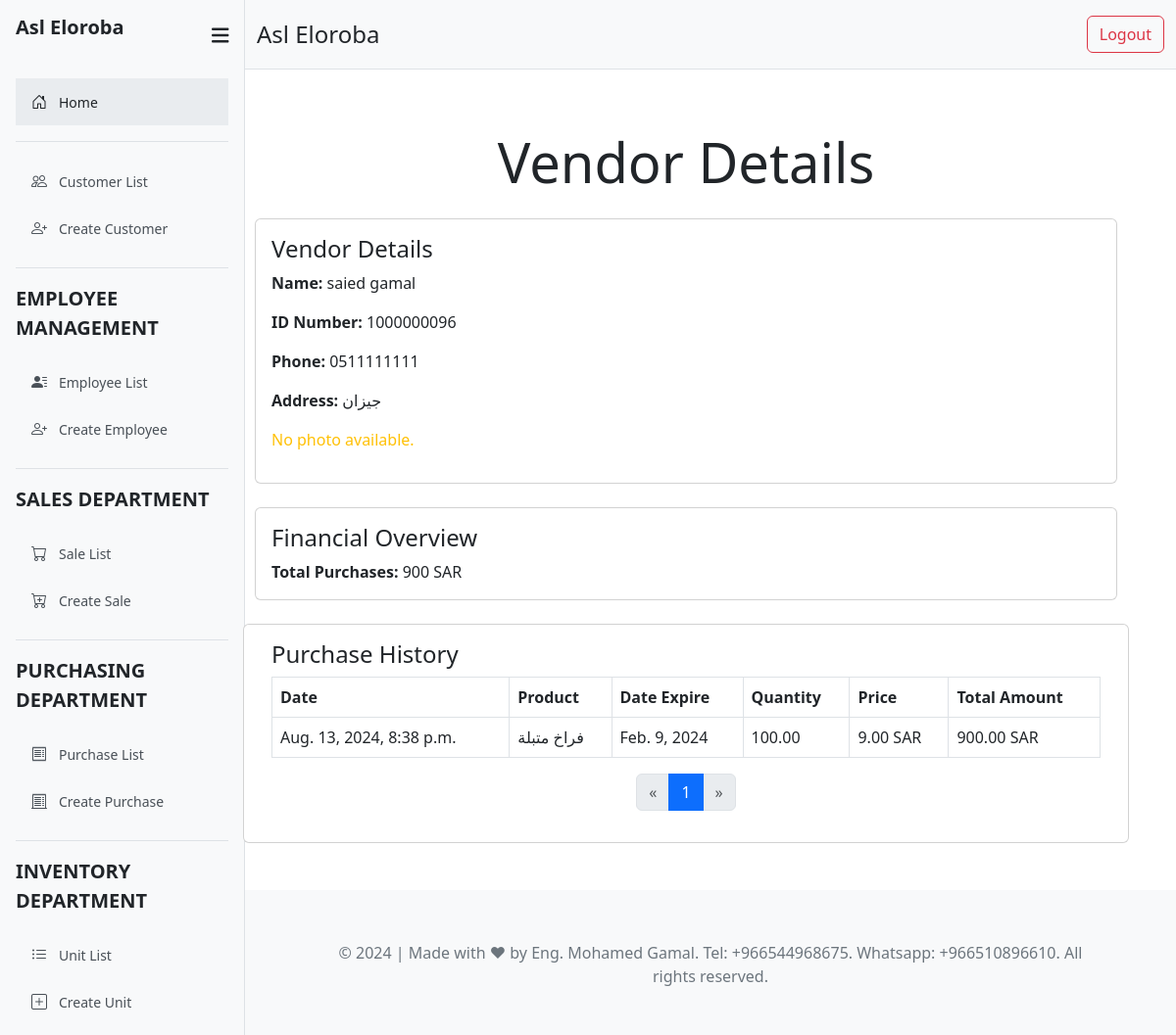
Screenshot of /vendor/2/ (signed in) with the database file from the repository.
### sales/models.py (models this page shows, shortened)
class Vendor(models.Model):
    full_name   = models.CharField(max_length=100)
    address     = models.TextField()
    id_number   = models.CharField(max_length=10)
    photo       = models.ImageField(upload_to="Vendor/", blank=True, null=True)
    phone       = models.CharField(max_length=15)
    status      = models.BooleanField(default=False)
    total_vendors = models.PositiveIntegerField(default=0, editable=False)
    class Meta:
        verbose_name = '01 Vendor'
        verbose_name_plural = '01 Vendors'

class Purchase(models.Model):
    product = models.ForeignKey(Product, on_delete=models.CASCADE)
    vendor = models.ForeignKey(Vendor, on_delete=models.CASCADE)
    qty = models.DecimalField(max_digits=10, decimal_places=2)
    price = models.DecimalField(max_digits=10, decimal_places=2)
    total_amt = models.DecimalField(max_digits=10, decimal_places=2, editable=False)
    pur_date = models.DateTimeField(auto_now_add=True)
    expire_date = models.DateField()
    class Meta:
        verbose_name = '03 purchase'
        verbose_name_plural = '03 purchases'

class Product(models.Model):
    title = models.CharField(max_length=50)
    detail = models.TextField()
    unit = models.ForeignKey(Unit, on_delete=models.CASCADE)
    photo = models.ImageField(upload_to="product/", blank=True, null=True)
    total_products = models.PositiveIntegerField(default=0, editable=False)    # Track current stock
    class Meta:
        verbose_name = '05 Product'
        verbose_name_plural = '05 Products'

### sales/views.py (the view)
# urls.py: path('vendor/<int:vendor_id>/', views.vendor_details, name='vendor_details'),
@login_required
def vendor_details(request, vendor_id):
    vendor = get_object_or_404(Vendor, id=vendor_id)
    total_purchases = Decimal(vendor.purchase_set.aggregate(Sum('total_amt'))['total_amt__sum'] or 0)
    purchases_list = vendor.purchase_set.all()
    paginator = Paginator(purchases_list, 10)  # Show 10 purchases per page
    page_number = request.GET.get('page')
    page_obj = paginator.get_page(page_number)
    context = {
        'vendor': vendor,
        'total_purchases': total_purchases,
        'page_obj': page_obj,
    }
    return render(request, 'sales/vendor_details.html', context)

### templates/sales/vendor_details.html (shortened to what this page needs)
{% extends 'parts/base.html' %}
{% block content %}
<div class="container mt-5">
  <div class="row">
    <div class="col-md-12">
      <h2 class="display-4 text-center mb-4">Vendor Details</h2>
      <div class="card mb-4">
        <div class="card-body">
          <h4 class="card-title">Vendor Details</h4>
          <p class="card-text"><strong>Name:</strong> {{ vendor.full_name }}</p>
          <p class="card-text"><strong>ID Number:</strong> {{ vendor.id_number }}</p>
          <p class="card-text"><strong>Phone:</strong> {{ vendor.phone }}</p>
          <p class="card-text"><strong>Address:</strong> {{ vendor.address }}</p>
          {% if vendor.photo %}
            <div class="text-center my-3">
              <img src="{{ vendor.photo.url }}" alt="Vendor Photo" class="img-fluid rounded" style="max-width: 200px;">
            </div>
          {% else %}
            <p class="text-warning">No photo available.</p>
          {% endif %}
        </div>
      </div>
      <div class="card mb-4">
        <div class="card-body">
          <h4 class="card-title">Financial Overview</h4>
          <div class="row">
            <div class="col-md-4">
              <p class="card-text"><strong>Total Purchases:</strong> {{ total_purchases }} SAR</p>
            </div>
            </div>
          </div>
        </div>
      </div>
      <div class="card mb-4">
        <div class="card-body">
          <h4 class="card-title">Purchase History</h4>
          <div class="table-responsive">
            <table class="table table-bordered table-hover">
              <thead class="thead-dark">
                <tr>
                  <th>Date</th>
                  <th>Product</th>
                  <th>Date Expire</th>
                  <th>Quantity</th>
                  <th>Price</th>
                  <th>Total Amount</th>
                </tr>
              </thead>
              <tbody>
                {% for purchase in page_obj %}
                <tr>
                  <td>{{ purchase.pur_date }}</td>
                  <td>{{ purchase.product.title }}</td>
                  <td>{{ purchase.expire_date }}</td>
                  <td>{{ purchase.qty }}</td>
                  <td>{{ purchase.price }} SAR</td>
                  <td>{{ purchase.total_amt }} SAR</td>
                </tr>
                {% endfor %}
              </tbody>
            </table>
          </div>
    <div class="d-flex justify-content-center">
        <nav aria-label="Page navigation">
            <ul class="pagination">
                {% if page_obj.has_previous %}
                    <li class="page-item"><a class="page-link" href="?page={{ page_obj.previous_page_number }}">&laquo;</a></li>
                {% else %}
                    <li class="page-item disabled"><span class="page-link">&laquo;</span></li>
                {% endif %}
                {% for num in page_obj.paginator.page_range %}
                    {% if page_obj.number == num %}
                        <li class="page-item active"><span class="page-link">{{ num }}</span></li>
                    {% elif num > page_obj.number|add:'-3' and num < page_obj.number|add:'3' %}
                        <li class="page-item"><a class="page-link" href="?page={{ num }}">{{ num }}</a></li>
                    {% endif %}
                {% endfor %}
                {% if page_obj.has_next %}
                    <li class="page-item"><a class="page-link" href="?page={{ page_obj.next_page_number }}">&raquo;</a></li>
                {% else %}
                    <li class="page-item disabled"><span class="page-link">&raquo;</span></li>
                {% endif %}
            </ul>
        </nav>
    </div>
        </div>
      </div>
    </div>
  </div>
</div>
{% endblock %}

### rows the page displays
Vendor: full_name "saied gamal", id_number "1000000096", phone "0511111111", address "جيزان"
Purchase: pur_date "Aug. 13, 2024, 8:38 p.m.", product "فراخ متبلة", expire_date "Feb. 9, 2024", qty "100.00", price "9.00", total_amt "900.00"

### other values shown
{{ total_purchases }} "900"
{{ num }} "1"
